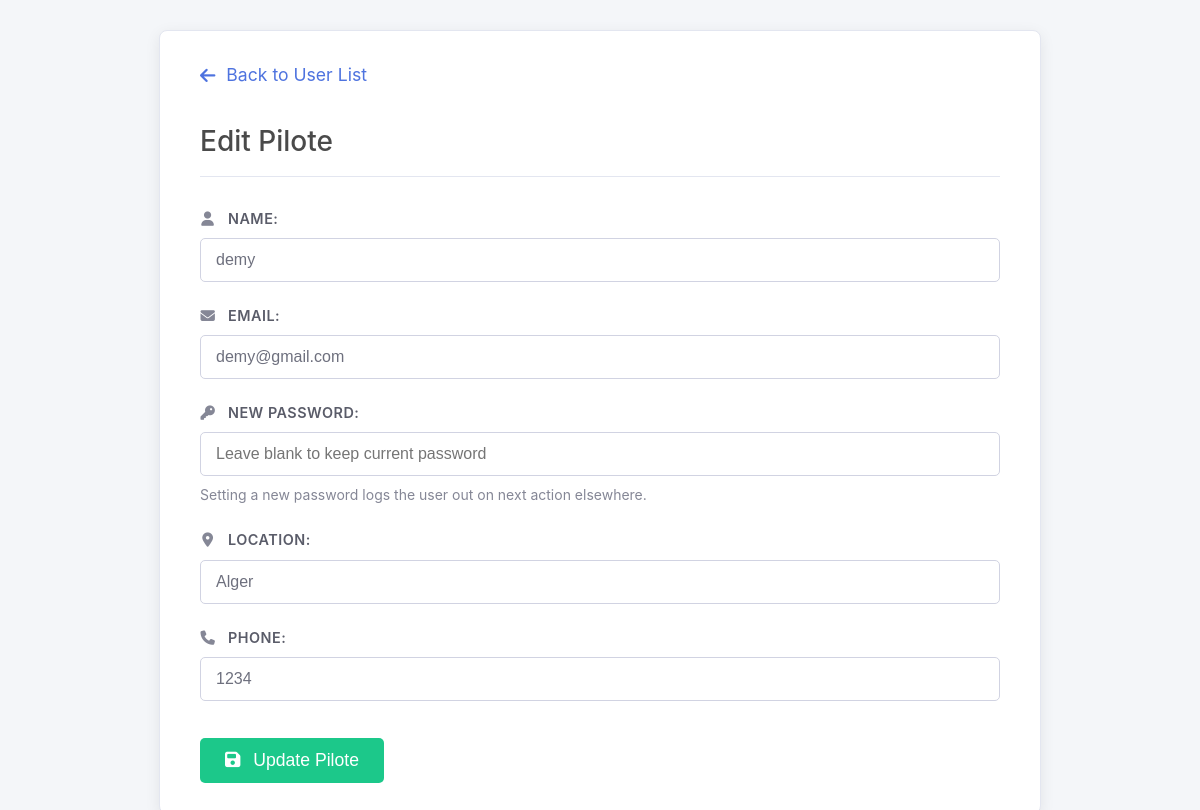
Screenshot of /src/Controller/editUser.php?id=3&type=pilote (signed in) with the database file from the repository.
### tables this page shows
CREATE TABLE `pilote` (
  `id_pilote` bigint(20) NOT NULL AUTO_INCREMENT,
  `name` varchar(255) NOT NULL,
  `email` varchar(255) NOT NULL,
  `password` text NOT NULL,
  `location` text DEFAULT NULL,
  `phone_number` varchar(20) DEFAULT NULL,
  `profile_picture` longblob DEFAULT NULL COMMENT 'Binary data of the profile picture',
  `profile_picture_mime` varchar(50) DEFAULT NULL COMMENT 'MIME type of the profile picture (e.g., image/jpeg)',
  `created_at` timestamp NULL DEFAULT current_timestamp(),
  `updated_at` timestamp NULL DEFAULT current_timestamp() ON UPDATE current_timestamp(),
  PRIMARY KEY (`id_pilote`),
  UNIQUE KEY `email` (`email`)
);

### src/Controller/editUser.php (called while the page is built, shortened)
<?php
require_once __DIR__ . '/../../config/config.php';
require_once __DIR__ . '/../Model/user.php';
try { $userModel = new User($conn); }
catch (InvalidArgumentException $e) { error_log("FATAL editUser: Invalid DB connection: " . $e->getMessage()); die("DB config error."); }
catch (Exception $e) { error_log("FATAL editUser: Model instantiate error: " . $e->getMessage()); die("Critical error."); }
$targetUserId = (int) $_GET['id'];
$targetUserType = $_GET['type'];
$userDetails = null;
try {
    switch($targetUserType) {
        case 'pilote':  $userDetails = $userModel->readPilote($targetUserId); break;
    }
} catch (Exception $e) { error_log("Error fetching target user details editUser (ID: {$targetUserId}, Type: {$targetUserType}): " . $e->getMessage()); header("Location: userController.php?error=fetch_failed"); exit(); }
$canEdit = false; $isSelfEdit = false;
$pageTitle = $isSelfEdit ? "Edit My Profile" : "Edit " . ucfirst($targetUserType);
include __DIR__ . '/../View/editUserView.php';
?>

### src/Model/user.php (called while the page is built, shortened)
<?php
class User {
    private $conn;
    public function __construct(PDO $conn) {
        $this->conn = $conn;
        $this->conn->setAttribute(PDO::ATTR_ERRMODE, PDO::ERRMODE_EXCEPTION);
    }
    public function readPilote($id_pilote) {
         try { $sql = "SELECT *, profile_picture, profile_picture_mime FROM pilote WHERE id_pilote = :id_pilote"; $stmt = $this->conn->prepare($sql); $stmt->bindParam(':id_pilote', $id_pilote, PDO::PARAM_INT); $stmt->execute(); return $stmt->fetch(PDO::FETCH_ASSOC); }
         catch (PDOException $e) { $this->error = 'Error reading pilote.'; error_log("DB Error readPilote (ID: $id_pilote): " . $e->getMessage()); return false;}
    }
}
?>

### src/View/editUserView.php (the view, shortened to what this page needs)
<?php
$backUrl = 'userController.php'; $backText = 'Back to User List';
?>
<!DOCTYPE html>
<html lang="en">
<head>
    <link rel="stylesheet" type="text/css" href="../View/style.css">
    <link rel="stylesheet" href="https://cdnjs.cloudflare.com/ajax/libs/font-awesome/6.4.2/css/all.min.css">
</head>
<body>
    <div class="container">
        <a href="<?= htmlspecialchars($backUrl) ?>" class="back-link">
            <i class="fa-solid fa-arrow-left"></i> <?= htmlspecialchars($backText) ?>
        </a>
        <h2><?= htmlspecialchars($pageTitle) ?> <?= $isSelfEdit ? '(My Profile)' : '' ?></h2>
        <form method="post" action="" enctype="multipart/form-data">
            <div class="form-group"> <label for="name"><i class="fa-solid fa-user"></i> Name:</label> <input type="text" id="name" name="name" value="<?= htmlspecialchars($userDetails['name'] ?? '') ?>" required> </div>
            <div class="form-group"> <label for="email"><i class="fa-solid fa-envelope"></i> Email:</label> <input type="email" id="email" name="email" value="<?= htmlspecialchars($userDetails['email'] ?? '') ?>" required> </div>
            <div class="form-group"> <label for="password"><i class="fa-solid fa-key"></i> New Password:</label> <input type="password" id="password" name="password" autocomplete="new-password" placeholder="Leave blank to keep current password"> <small>Setting a new password logs the user out on next action elsewhere.</small> </div>
            <?php if ($targetUserType === 'pilote' || $targetUserType === 'student'): ?>
                <div class="form-group"> <label for="location"><i class="fa-solid fa-location-dot"></i> Location:</label> <input type="text" id="location" name="location" value="<?= htmlspecialchars($userDetails['location'] ?? '') ?>"> </div>
                <div class="form-group"> <label for="phone"><i class="fa-solid fa-phone"></i> Phone:</label> <input type="text" id="phone" name="phone" value="<?= htmlspecialchars($userDetails['phone_number'] ?? '') ?>"> </div>
            <?php endif; ?>
            <button type="submit"><i class="fa-solid fa-save"></i> Update <?= $isSelfEdit ? 'My Profile' : ucfirst($targetUserType) ?></button>
        </form>
    </div>
</body>
</html>

### src/View/style.css (style rules this page uses)
body { font-family: -apple-system, BlinkMacSystemFont, "Segoe UI", Roboto, "Helvetica Neue", Arial, sans-serif; margin: 0; padding: 0; background-color: #f4f6f9; line-height: 1.6; color: #343a40; }
.container { max-width: 800px; margin: 30px auto; background-color: #ffffff; padding: 30px 40px; border-radius: 8px; box-shadow: 0 4px 15px rgba(0, 0, 0, 0.08); border: 1px solid #e3e6f0; }
h1, h2 { color: #4a4a4a; border-bottom: 1px solid #e3e6f0; padding-bottom: 12px; margin-top: 0; margin-bottom: 30px; font-weight: 500; }
h2 { font-size: 1.75em; }
a { color: #007bff; text-decoration: none; transition: color 0.2s ease; }
.back-link { display: inline-block; margin-bottom: 30px; font-size: 1.1em; color: #4e73df; }
.back-link i { margin-right: 6px; vertical-align: middle; }
.form-group { margin-bottom: 22px; }
.form-group label { display: block; margin-bottom: 8px; font-weight: 600; color: #5a5c69; font-size: 0.9em; text-transform: uppercase; letter-spacing: 0.5px; }
.form-group label i { margin-right: 8px; width: 1.1em; text-align: center; color: #858796; }
.form-group input[type="text"], .form-group input[type="email"], .form-group input[type="password"], .form-group input[type="date"], .form-group input[type="file"], .form-group select, .form-group textarea { width: 100%; padding: 12px 15px; border: 1px solid #d1d3e2; border-radius: 5px; box-sizing: border-box; font-size: 1rem; color: #6e707e; transition: border-color 0.15s ease-in-out, box-shadow 0.15s ease-in-out; background-color: #fff; }
.form-group small { font-size: 0.875em; color: #858796; display: block; margin-top: 8px; }
button[type="submit"] { background-color: #1cc88a; color: white; padding: 12px 25px; border: none; border-radius: 5px; cursor: pointer; font-size: 1.1em; font-weight: 500; transition: background-color 0.2s ease; display: inline-block; margin-top: 15px; }
button[type="submit"] i { margin-right: 8px; }

### rows the page displays
pilote: name "demy", email "demy@gmail.com", location "Alger", phone "1234"

### other values shown
$backText "Back to User List"
$pageTitle "Edit Pilote"
$targetUserType "Pilote"
